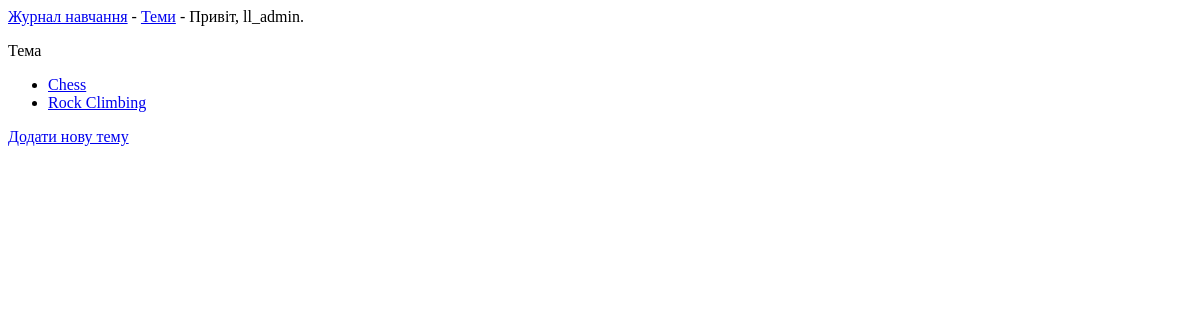
The app's page /topics/ (signed in), older data.
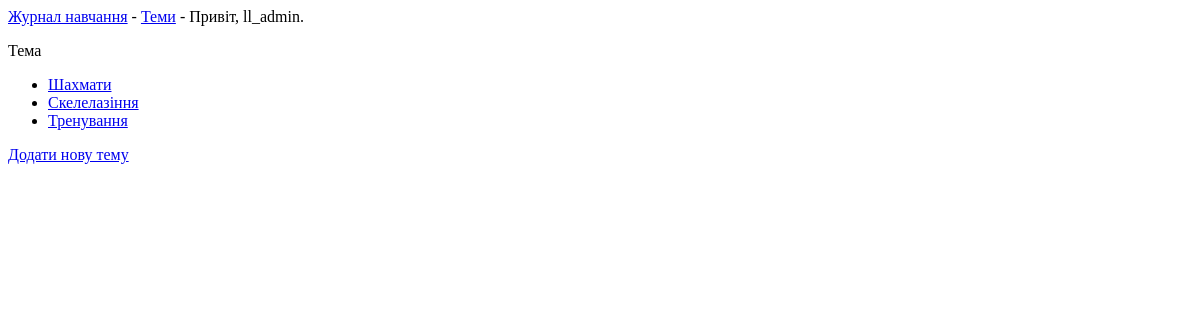
The same page, newer data.
### learning_logs/models.py (models this page shows)
class Topic(models.Model):
    text = models.CharField(max_length=200)
    date_added = models.DateTimeField(auto_now_add=True)
    def __str__(self):
        return self.text

### learning_logs/views.py (the view)
# urls.py: path('topics/', views.topics, name='topics'),
def topics(request):
    topics = Topic.objects.order_by('date_added')
    context = {'topics': topics}
    return render(request, 'learning_logs/topics.html', context)

### learning_logs/templates/learning_logs/topics.html
{% extends "learning_logs/base.html" %}
{% block content %}
  <p>Тема</p>
  <ul>
    {% for topic in topics %}
      <li>
        <a href="{% url 'learning_logs:topic' topic.id %}">{{ topic }}</a>
      </li>
    {% empty %}
      <li>Ще не додано жодної теми.</li>
    {% endfor %}
  </ul>
  <a href="{% url 'learning_logs:new_topic' %}">Додати нову тему</a>
{% endblock content %}

Row changes from the older to the newer data that the page shows:
changed Topic: text "Chess" → "Шахмати"
changed Topic: text "Rock Climbing" → "Скелелазіння"
added Topic: text "Тренування"
